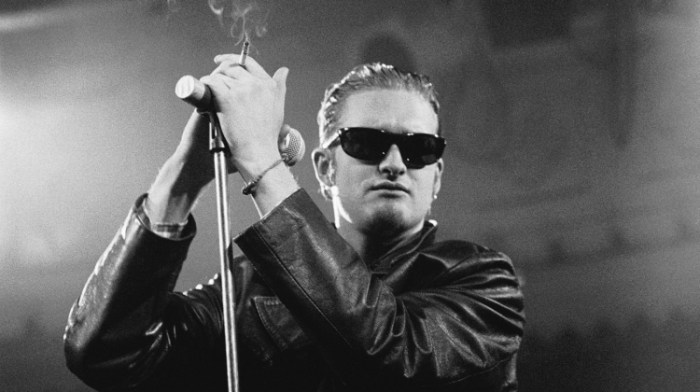
#> input picture aula-23-08/layne-staley.jpg, 700 x 392 px, given in place of the camera
$ python video.py   (older library calls are emulated)
#> lines starting #> are read from the running program, lines starting #| are printed output that depends on the picture; after the words box and inside, x2 and y2 are one past the last pixel; in counts of white or black regions, pixels touching at a corner belong together
#pip3 install opencv-python

import cv2
#import numpy as np
#from matplotlib import pyplot as plt

cap=cv2.VideoCapture(0)

while(True):

    #
    ret, frame = cap.read()
#> frame is the input picture: shape (392, 700, 3); min 8, max 255, mean 95.3
    cv2.imshow("frame", frame)

    gray = cv2.cvtColor(frame, cv2.COLOR_BGR2GRAY)

    #tupla é um objeto
    #threshowd de binarizacao para binarizar a imagem, ou seja deixar em preto e branco
    #ou preto ou branco
    ret2, binaria = cv2.threshold(gray,100, 255,cv2.THRESH_BINARY)
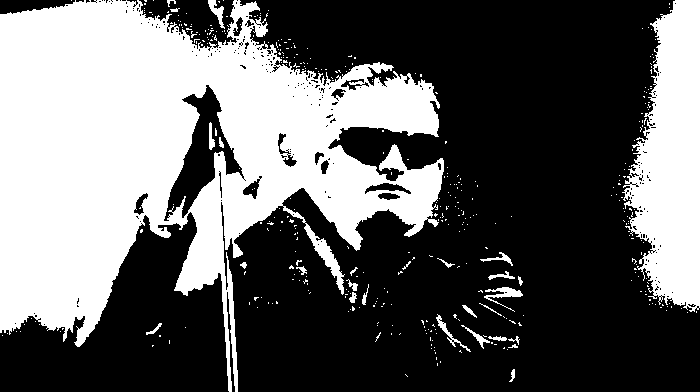
#> binaria: shape (392, 700); 39.1% white; 405 white regions (377 under 20 px), largest, box (x1, y1, x2, y2) and area: (0, 0, 444, 392) 88399, (622, 0, 700, 312) 16124, (484, 287, 523, 312) 288

    cv2.imshow("binaria", binaria)

    #aplicando filtro para remover ruidos
    mediana = cv2.medianBlur(frame, 5)
    cv2.imshow("mediana", mediana)


    #Aplicando filtro canny

    edges = cv2.Canny(gray, 100,200)
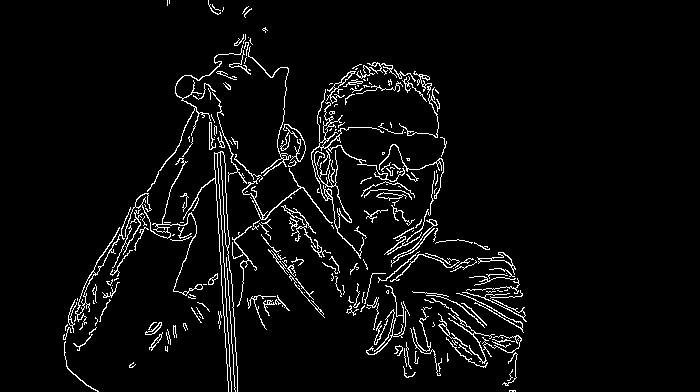
#> edges: shape (392, 700); 4.5% white in thin lines or dots, all inside (x1, y1, x2, y2) = (63, 0, 527, 392)
    cv2.imshow("canny", edges)


    cv2.imshow("gray", gray)

    #sobel determina horizontal, vertical e

    sobelX = cv2.Sobel(gray, cv2.CV_64F,1,0,ksize=5)
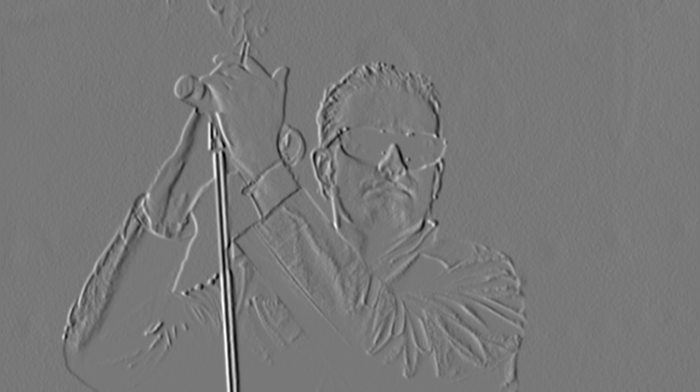
#> sobelX: shape (392, 700) float64; min -8794, max 9793, mean -6.6; drawn with min black and max white
    sobelY = cv2.Sobel(gray, cv2.CV_64F, 0,1, ksize=5)
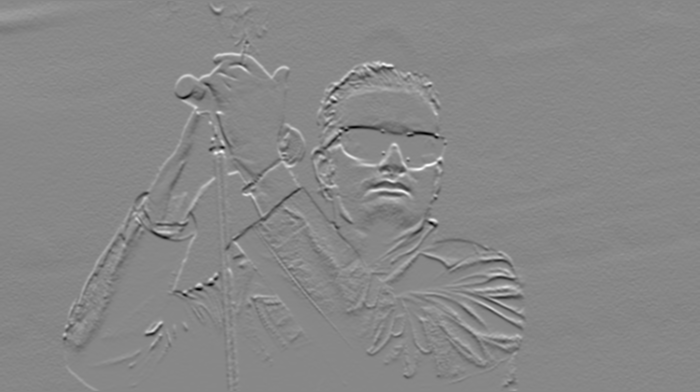
#> sobelY: shape (392, 700) float64; min -9095, max 7977, mean -14.1; drawn with min black and max white

    #pega uma porcentagem da primeira imagem
    #uma porcentagem da segunda imagem e um terceiro elemento
    #para gerar uma terceira imagem
    sobel = cv2.addWeighted(sobelX, 1, sobelY, 1 ,0)
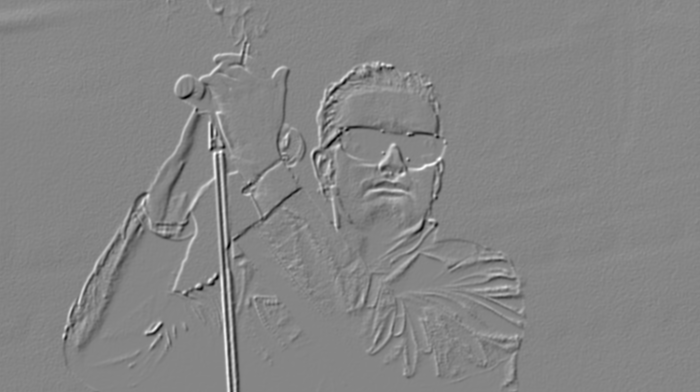
#> sobel: shape (392, 700) float64; min -11958, max 10850, mean -20.6; drawn with min black and max white

    cv2.imshow("sobel", sobel)
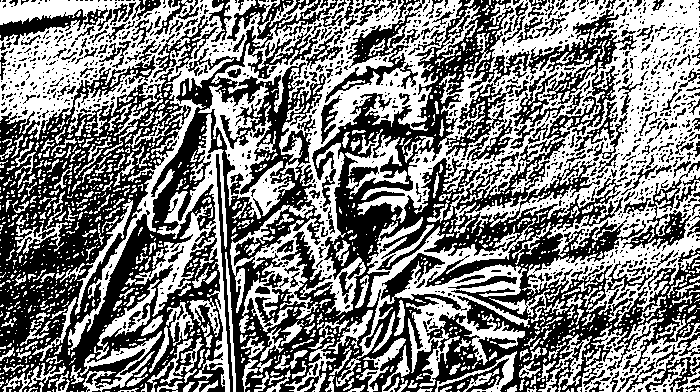
#> window 'sobel': shape (392, 700); 49.5% white; 1417 white regions (1092 under 20 px), largest, box (x1, y1, x2, y2) and area: (357, 0, 700, 327) 38949, (211, 0, 462, 333) 19803, (0, 0, 272, 355) 19394

    #Condicao de parada
    if cv2.waitKey(1) & 0xFF == ord('q'):
#> (key q is pressed here)
        break

#Libera a captura
cap.release()
#Destroi as telas
cv2.destroyAllWindows()
